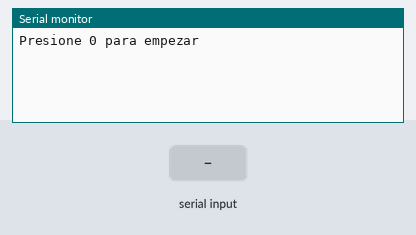
The sketch below on a simulated Arduino Mega 2560, built with avr-gcc and run on an emulated ATmega2560. Parts: the last lines printed to the serial monitor. Inputs (shaded band) come from the test bench.

Above: at 1.2 s.
1.3 s: "0" received over Serial
At 2.5 s:
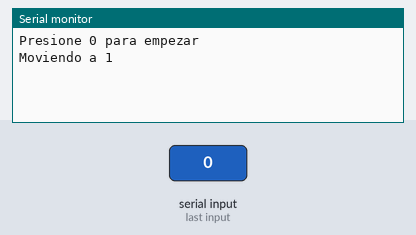
2.8 s: "0" received over the second serial link
At 3.7 s:
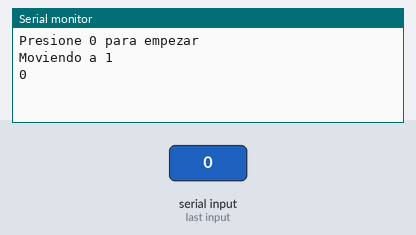
4.3 s: "1" received over the second serial link
At 4.9 s:
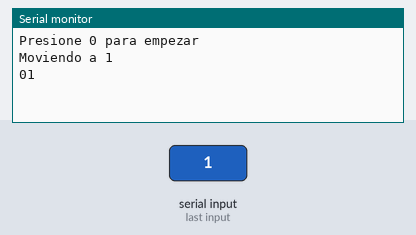

Measured:
- after the input at 1.3 s, the serial monitor: prints a new line at once (image 1)
- after the input at 2.8 s, the serial monitor: prints a new line at once (image 2)
- after the input at 4.3 s, the serial monitor: prints a new line at once (image 3)

The sketch:

Emisor.ino
```cpp
int ent;
char grabar;
boolean parar = false;

void setup()

{

  Serial.begin(9600);
  Serial1.begin(9600);
  Serial.println("Presione 0 para empezar");
}
void loop()

{
  if (Serial.available() > 0)
  {
    ent = Serial.read();
    if (ent == '0')
    {
      parar = true;
      Serial.println("Moviendo a 1");
      Serial1.println('1');
    }
  }
  if(Serial1.available() > 0)
  {
    grabar = Serial1.read();
    Serial.print(grabar);
  }

}
```
